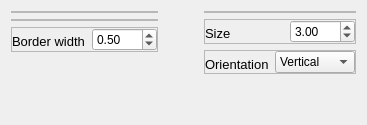
                  <widget class="QFrame" name="pg_2_REPLACE_WITH_SPECIFIC_WIDGET_Swarm">
                   <property name="minimumSize">
                    <size>
                     <width>0</width>
                     <height>48</height>
                    </size>
                   </property>
                   <layout class="QGridLayout" name="plotwidtget_gridLayout_7">
                    <item row="0" column="0">
                     <widget class="QFrame" name="pg_2_swarmplot_plot_settings_1">
                      <layout class="QHBoxLayout" name="horizontalLayout_67">
                       <property name="leftMargin">
                        <number>0</number>
                       </property>
                       <property name="topMargin">
                        <number>0</number>
                       </property>
                       <property name="rightMargin">
                        <number>0</number>
                       </property>
                       <property name="bottomMargin">
                        <number>0</number>
                       </property>
                       <item>
                        <widget class="QFrame" name="pg_2_swarmplot_settings_1_left">
                         <layout class="QVBoxLayout" name="pg2Layout_verticalLayout_18">
                          <property name="leftMargin">
                           <number>0</number>
                          </property>
                          <property name="topMargin">
                           <number>0</number>
                          </property>
                          <property name="rightMargin">
                           <number>0</number>
                          </property>
                          <property name="bottomMargin">
                           <number>0</number>
                          </property>
                          <item>
                           <widget class="QFrame" name="pg2_graph_swarmplot_pallete_style_frame">
                            <property name="frameShape">
                             <enum>QFrame::StyledPanel</enum>
                            </property>
                            <property name="frameShadow">
                             <enum>QFrame::Raised</enum>
                            </property>
                            <layout class="QHBoxLayout" name="horizontalLayout_68">
                             <property name="leftMargin">
                              <number>0</number>
                             </property>
                             <property name="topMargin">
                              <number>0</number>
                             </property>
                             <property name="rightMargin">
                              <number>0</number>
                             </property>
                             <property name="bottomMargin">
                              <number>0</number>
                             </property>
                            </layout>
                           </widget>
                          </item>
                          <item>
                           <widget class="QFrame" name="pg_2_graph_border_color_frame_swarmplot_plot">
                            <property name="frameShape">
                             <enum>QFrame::StyledPanel</enum>
                            </property>
                            <property name="frameShadow">
                             <enum>QFrame::Raised</enum>
                            </property>
                            <layout class="QHBoxLayout" name="horizontalLayout_70">
                             <property name="leftMargin">
                              <number>0</number>
                             </property>
                             <property name="topMargin">
                              <number>0</number>
                             </property>
                             <property name="rightMargin">
                              <number>0</number>
                             </property>
                             <property name="bottomMargin">
                              <number>0</number>
                             </property>
                            </layout>
                           </widget>
                          </item>
                          <item>
                           <widget class="QFrame" name="pg2_graph_border_width_frame_swarmplot">
                            <property name="frameShape">
                             <enum>QFrame::StyledPanel</enum>
                            </property>
                            <property name="frameShadow">
                             <enum>QFrame::Raised</enum>
                            </property>
                            <layout class="QHBoxLayout" name="horizontalLayout_71">
                             <property name="spacing">
                              <number>7</number>
                             </property>
                             <property name="leftMargin">
                              <number>0</number>
                             </property>
                             <property name="topMargin">
                              <number>0</number>
                             </property>
                             <property name="rightMargin">
                              <number>0</number>
                             </property>
                             <property name="bottomMargin">
                              <number>0</number>
                             </property>
                             <item>
                              <widget class="QLabel" name="pg2_graph_border_width_label_swarmplot">
                               <property name="minimumSize">
                                <size>
                                 <width>0</width>
                                 <height>20</height>
                                </size>
                               </property>
                               <property name="maximumSize">
                                <size>
                                 <width>16777215</width>
                                 <height>10</height>
                                </size>
                               </property>
                               <property name="font">
                                <font>
                                 <pointsize>10</pointsize>
                                </font>
                               </property>
                               <property name="text">
                                <string>Border width</string>
                               </property>
                               <property name="alignment">
                                <set>Qt::AlignLeading|Qt::AlignLeft|Qt::AlignTop</set>
                               </property>
                              </widget>
                             </item>
                             <item>
                              <widget class="QDoubleSpinBox" name="pg2_graph_border_width_spinBox_swarmplot">
                               <property name="minimumSize">
                                <size>
                                 <width>65</width>
                                 <height>0</height>
                                </size>
                               </property>
                               <property name="maximumSize">
                                <size>
                                 <width>65</width>
                                 <height>16777215</height>
                                </size>
                               </property>
                               <property name="value">
                                <double>0.500000000000000</double>
                               </property>
                              </widget>
                             </item>
                            </layout>
                           </widget>
                          </item>
                          <item>
                           <spacer name="verticalSpacer_7">
                            <property name="orientation">
                             <enum>Qt::Vertical</enum>
                            </property>
                            <property name="sizeHint" stdset="0">
                             <size>
                              <width>20</width>
                              <height>40</height>
                             </size>
                            </property>
                           </spacer>
                          </item>
                         </layout>
                        </widget>
                       </item>
                       <item>
                        <spacer name="pg_2_swarmplot_settings_1_horizontalSpacer">
                         <property name="orientation">
                          <enum>Qt::Horizontal</enum>
                         </property>
                         <property name="sizeHint" stdset="0">
                          <size>
                           <width>40</width>
                           <height>20</height>
                          </size>
                         </property>
                        </spacer>
                       </item>
                       <item>
                        <widget class="QFrame" name="pg_2_settings_1_right_swarmplot_plot">
                         <layout class="QVBoxLayout" name="pg2Layout_verticalLayout_19">
                          <property name="leftMargin">
                           <number>0</number>
                          </property>
                          <property name="topMargin">
                           <number>0</number>
                          </property>
                          <property name="rightMargin">
                           <number>0</number>
                          </property>
                          <property name="bottomMargin">
                           <number>0</number>
                          </property>
                          <item>
                           <widget class="QFrame" name="pg2_graph_index_frame_swarmplot_2">
                            <property name="frameShape">
                             <enum>QFrame::StyledPanel</enum>
                            </property>
                            <property name="frameShadow">
                             <enum>QFrame::Raised</enum>
                            </property>
                            <layout class="QHBoxLayout" name="horizontalLayout_72">
                             <property name="leftMargin">
                              <number>0</number>
                             </property>
                             <property name="topMargin">
                              <number>0</number>
                             </property>
                             <property name="rightMargin">
                              <number>0</number>
                             </property>
                             <property name="bottomMargin">
                              <number>0</number>
                             </property>
                            </layout>
                           </widget>
                          </item>
                          <item>
                           <widget class="QFrame" name="pg2_graph_size_frame_swarmplot">
                            <property name="frameShape">
                             <enum>QFrame::StyledPanel</enum>
                            </property>
                            <property name="frameShadow">
                             <enum>QFrame::Raised</enum>
                            </property>
                            <layout class="QHBoxLayout" name="horizontalLayout_73">
                             <property name="spacing">
                              <number>0</number>
                             </property>
                             <property name="leftMargin">
                              <number>0</number>
                             </property>
                             <property name="topMargin">
                              <number>0</number>
                             </property>
                             <property name="rightMargin">
                              <number>0</number>
                             </property>
                             <property name="bottomMargin">
                              <number>0</number>
                             </property>
                             <item>
                              <widget class="QLabel" name="pg2_graph_size_label_swarmplot">
                               <property name="minimumSize">
                                <size>
                                 <width>0</width>
                                 <height>20</height>
                                </size>
                               </property>
                               <property name="maximumSize">
                                <size>
                                 <width>16777215</width>
                                 <height>10</height>
                                </size>
                               </property>
                               <property name="font">
                                <font>
                                 <pointsize>10</pointsize>
                                </font>
                               </property>
                               <property name="text">
                                <string>Size</string>
                               </property>
                               <property name="alignment">
                                <set>Qt::AlignLeading|Qt::AlignLeft|Qt::AlignTop</set>
                               </property>
                              </widget>
                             </item>
                             <item>
                              <widget class="QDoubleSpinBox" name="pg2_graph_size_spinBox_swarmplot">
                               <property name="minimumSize">
                                <size>
                                 <width>65</width>
                                 <height>0</height>
                                </size>
                               </property>
                               <property name="maximumSize">
                                <size>
                                 <width>65</width>
                                 <height>16777215</height>
                                </size>
                               </property>
                               <property name="value">
                                <double>3.000000000000000</double>
                               </property>
                              </widget>
                             </item>
                            </layout>
                           </widget>
                          </item>
                          <item>
                           <widget class="QFrame" name="pg2_graph_orientaitno_frame_swarmplot">
                            <property name="frameShape">
                             <enum>QFrame::StyledPanel</enum>
                            </property>
                            <property name="frameShadow">
                             <enum>QFrame::Raised</enum>
                            </property>
                            <layout class="QHBoxLayout" name="horizontalLayout_74">
                             <property name="leftMargin">
                              <number>0</number>
                             </property>
                             <property name="topMargin">
                              <number>0</number>
                             </property>
                             <property name="rightMargin">
                              <number>0</number>
                             </property>
                             <property name="bottomMargin">
                              <number>0</number>
                             </property>
                             <item>
                              <widget class="QLabel" name="pg2_graph_orientation_label_swarmplot">
                               <property name="minimumSize">
                                <size>
                                 <width>0</width>
                                 <height>20</height>
                                </size>
                               </property>
                               <property name="maximumSize">
                                <size>
                                 <width>16777215</width>
                                 <height>10</height>
                                </size>
                               </property>
                               <property name="font">
                                <font>
                                 <pointsize>10</pointsize>
                                </font>
                               </property>
                               <property name="text">
                                <string>Orientation</string>
                               </property>
                               <property name="alignment">
                                <set>Qt::AlignLeading|Qt::AlignLeft|Qt::AlignTop</set>
                               </property>
                              </widget>
                             </item>
                             <item>
                              <widget class="QComboBox" name="pg2_graph_orientaitno_combobox_swarmplot">
                               <property name="minimumSize">
                                <size>
                                 <width>80</width>
                                 <height>0</height>
                                </size>
                               </property>
                               <property name="maximumSize">
                                <size>
                                 <width>80</width>
                                 <height>16777215</height>
                                </size>
                               </property>
                               <item>
                                <property name="text">
                                 <string>Vertical</string>
                                </property>
                               </item>
                               <item>
                                <property name="text">
                                 <string>Horizontal</string>
                                </property>
                               </item>
                              </widget>
                             </item>
                            </layout>
                           </widget>
                          </item>
                          <item>
                           <spacer name="verticalSpacer_8">
                            <property name="orientation">
                             <enum>Qt::Vertical</enum>
                            </property>
                            <property name="sizeHint" stdset="0">
                             <size>
                              <width>20</width>
                              <height>40</height>
                             </size>
                            </property>
                           </spacer>
                          </item>
                         </layout>
                        </widget>
                       </item>
                      </layout>
                     </widget>
                    </item>
                   </layout>
                  </widget>
